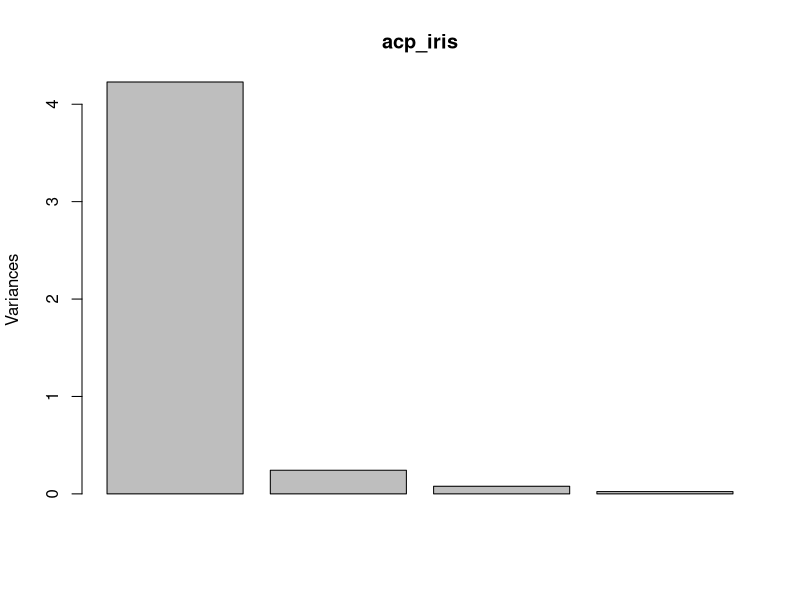

Recreate this plot in R.
############################################
## fonction pour l'acp centree reduite
############################################

myAcpRed <- function(data, graph = FALSE){

      
      #############################################
      ##Transformation des donnÃ©es et matrice de Variance
      #############################################
      
      dataMatrix <- as.matrix(data)
      cenRed <- function(x){y <- sqrt((1/nrow(dataMatrix))*sum((x - mean(x))^2))
                      out <- (x - mean(x))/y
                      return(out)}
      dataNew <- apply(dataMatrix, 2, cenRed)
      V <- (1/nrow(dataNew))*(t(dataNew)%*%dataNew)

      ###########################################
      ## recherche des composantes principales
      ###########################################

      diagoV <- eigen(V)

      composantePrincipal <- apply(diagoV[[2]],2, function(x){out <- dataNew%*%x
                                          return(out)})
      valeurPrincipal <- diagoV[[1]]
      inertieTotale <- sum(valeurPrincipal)
      Pourcentage_inertie <- valeurPrincipal/inertieTotale

      #########################################################################################################

      ###########################################
      ##Illustration avec les deux axes principaux (PC1 et PC2)
      ###########################################

      correlations <- matrix(c(sqrt(valeurPrincipal[1])*diagoV[[2]][,1], sqrt(valeurPrincipal[2])*diagoV[[2]][,2]), ncol = 2)

      if(graph){

           ############################################
           ##cercles des corrÃ©lations
           ############################################

           x11()
           u <- seq(0,2*pi,0.001)
           plot(cos(u), sin(u), type = "l", main = "cercle des corrÃ©lations pour le premier plan factoriel", xlab = "PC1", ylab = "PC2")
           polygon(c(0,0),c(-1,1),  lty = 3)
           polygon(c(-1,1), c(0,0), lty = 3)

           aux1 <- sapply(1:ncol(dataNew), function(int){arrows(0,0,correlations[int,1],correlations[int,2], angle = 15, length = 0.10)
                                   text(correlations[int, 1],correlations[int,2], labels = colnames(dataNew)[int])})

          ###############################################
          ##Projection sur le premier plan factoriel
          ###############################################

          x11()
          xx <- c(min(composantePrincipal[,1]), max(composantePrincipal[,1]))
          yy <- c(min(composantePrincipal[,2]), max(composantePrincipal[,2]))


          plot(composantePrincipal, type = "p", pch = 16, xlab  = "PC1", ylab = "PC2", 
                                                                      main = "Projections des individus sur le premier plan factoriel")
          polygon(c(0,0), c(yy[1],yy[2]), lty = 3)
          polygon(c(xx[1],xx[2]), c(0,0), lty = 3)

          aux2 <- sapply(1:nrow(dataNew), function(int){text(composantePrincipal[int,1], composantePrincipal[int,2]-0.15, labels = int)})
 

         x11()
         xx <- c(min(composantePrincipal[,1]), max(composantePrincipal[,1]))
         yy <- c(min(composantePrincipal[,2]), max(composantePrincipal[,2]))


         plot(composantePrincipal, type = "p", pch = 16, xlab  = "PC1", ylab = "PC2", main = "RÃ©sumÃ© sur le premier plan factoriel")
         polygon(c(0,0), c(yy[1],yy[2]), lty = 3)
         polygon(c(xx[1],xx[2]), c(0,0), lty = 3)

         u <- seq(0,2*pi,0.001)
         lines(cos(u), sin(u))


         aux2 <- sapply(1:nrow(dataNew), function(int){text(composantePrincipal[int,1], composantePrincipal[int,2]-0.15, labels = int)})
         aux1 <- sapply(1:ncol(dataNew), function(int){arrows(0,0,correlations[int,1],correlations[int,2], angle = 15, length = 0.10)
                                   text(correlations[int, 1],correlations[int,2], labels = colnames(dataNew)[int])})



    


       }

     return(list(composantePrincipal = composantePrincipal, valeurPrincipal = valeurPrincipal, 
                                   Pourcentage_inertie = Pourcentage_inertie, inertieTotale = inertieTotale, correlations = correlations))
}

#debut du tp
data(iris)
#acp_iris<-myAcpRed(iris[,1:4,],graph=T)#manque un package
acp_iris<-prcomp(iris[,1:4,])
plot(acp_iris)
names(acp_iris)
#donne les coordonnées des variables explicatives de l'acp en fonction des variables de base
acp_iris[2]